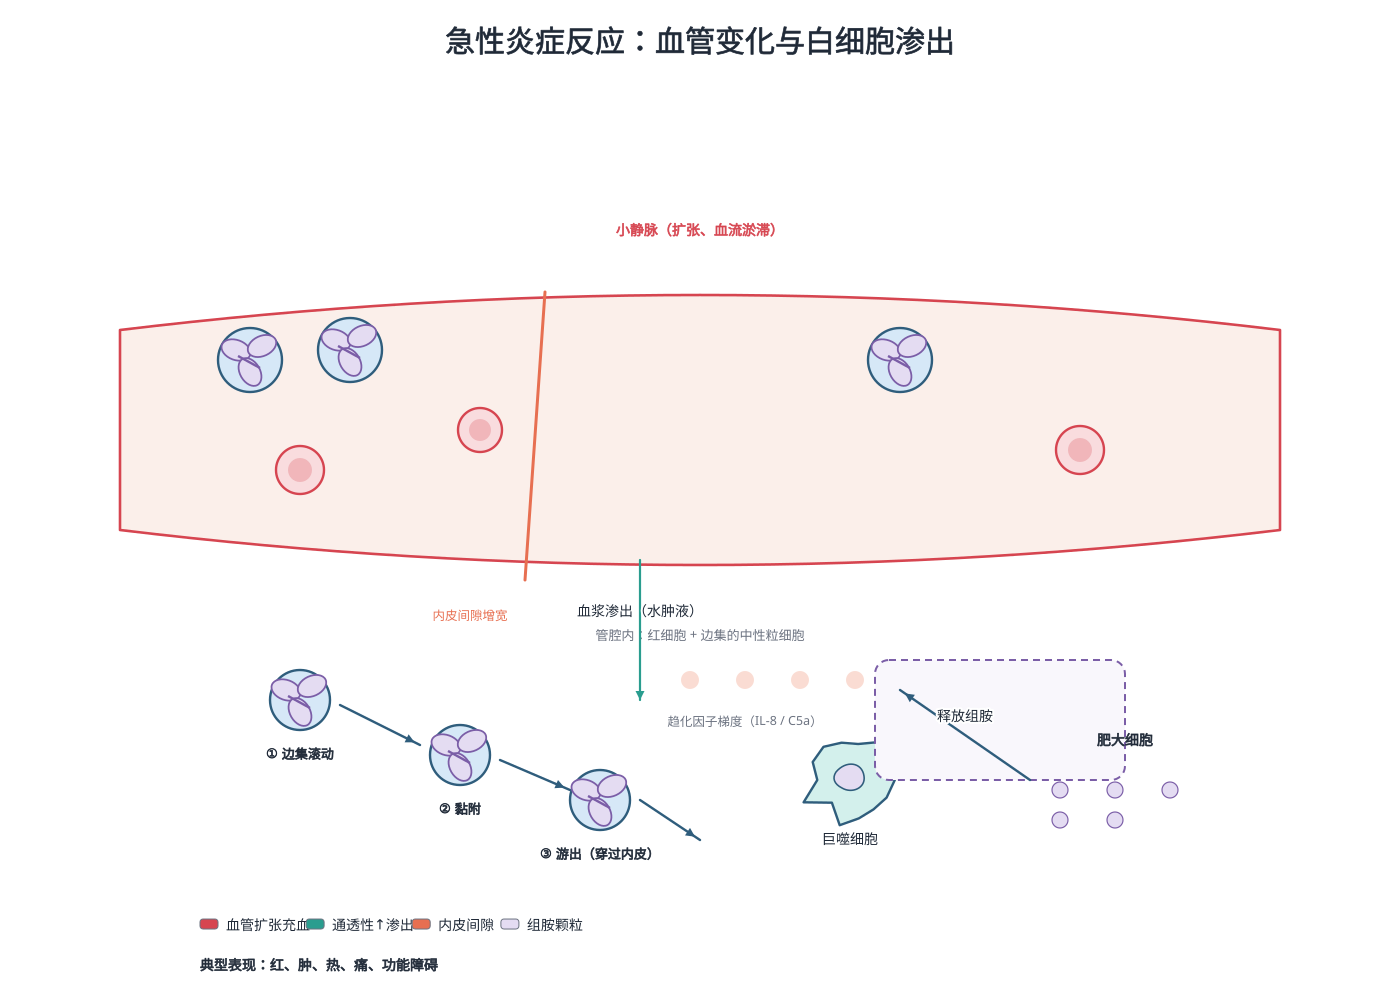

The Python source for this figure:
# -*- coding: utf-8 -*-
"""基础医学：急性炎症反应（血管通透性与白细胞渗出）"""
import os, sys
sys.path.insert(0, r"C:\Users\Administrator\.workbuddy\skills\medical-illustration\scripts")
from bio_graphics import Canvas, C

OUT = os.path.expanduser("~/.workbuddy/skills/medical-illustration/assets/examples/disciplines")
os.makedirs(OUT, exist_ok=True)

c = Canvas(1400, 1000)
c.title("急性炎症反应：血管变化与白细胞渗出", size=30)

# 血管（横贯）
VY = 430
c.path("M 120 330 Q 700 260 1280 330 L 1280 530 Q 700 600 120 530 Z",
       fill="#FBEFEA", stroke=C["red"], width=2.6)
c.text(700, 235, "小静脉（扩张、血流淤滞）", size=14, bold=True, fill=C["red"])
# 血管内细胞
c.add("rbc", 300, 470, r=24)
c.add("rbc", 480, 430, r=22)
c.add("rbc", 1080, 450, r=24)
c.add("neutrophil", 250, 360, r=32, label=None)
c.add("neutrophil", 350, 350, r=32, label=None)
c.add("neutrophil", 900, 360, r=32, label=None)
c.text(700, 640, "管腔内：红细胞 + 边集的中性粒细胞", size=13, fill=C["gray"])

# 内皮间隙与渗出
c.line(545, 292, 525, 580, color=C["orange"], width=3.0)
c.text(470, 620, "内皮间隙增宽", size=12.5, fill=C["orange"])
# 液体渗出
c.arrow(640, 560, 640, 700, kind="translocation", color=C["teal"], width=2.2, label="血浆渗出（水肿液）")

# 趋化因子梯度
for i in range(4):
    c.circle(690 + i * 55, 680, 9, fill="#FADCD3")
c.text(745, 726, "趋化因子梯度（IL-8 / C5a）", size=12.5, fill=C["gray"])

# 白细胞渗出三步（左下）
c.add("neutrophil", 300, 700, r=30, label=None)
c.text(300, 758, "① 边集滚动", size=13, bold=True)
c.arrow(340, 705, 420, 745, kind="activation")
c.add("neutrophil", 460, 755, r=30, label=None)
c.text(460, 813, "② 黏附", size=13, bold=True)
c.arrow(500, 760, 570, 790, kind="activation")
c.add("neutrophil", 600, 800, r=30, label=None)
c.text(600, 858, "③ 游出（穿过内皮）", size=13, bold=True)
c.arrow(640, 800, 700, 840, kind="activation")

# 组织侧：巨噬细胞与肥大细胞
c.add("macrophage", 850, 780, r=40, label="巨噬细胞")
c.add("group_box", 1000, 720, w=250, h=120, label=None, color=C["purple"], fill="#F9F7FC")
c.text(1125, 745, "肥大细胞", size=14, bold=True)
for i in range(5):
    c.circle(1060 + (i % 3) * 55, 790 + (i // 3) * 30, 8, fill=C["purple_l"], stroke=C["purple"], width=1.2)
c.arrow(1030, 780, 900, 690, kind="activation", label="释放组胺")

# 炎症介质
c.add("group_box", 150, 880, w=1100, h=0, label=None, color=C["gray"]) if False else None
c.add("legend_row", 200, 930, items=[
    (C["red"], "血管扩张充血"), (C["teal"], "通透性↑渗出"),
    (C["orange"], "内皮间隙"), (C["purple_l"], "组胺颗粒")], size=14)
c.text(200, 970, "典型表现：红、肿、热、痛、功能障碍", size=14, bold=True, anchor="start")

c.save(os.path.join(OUT, "acute_inflammation.svg"))
c.export(os.path.join(OUT, "acute_inflammation"), formats=("png",), dpi=300)
print("inflammation done")
